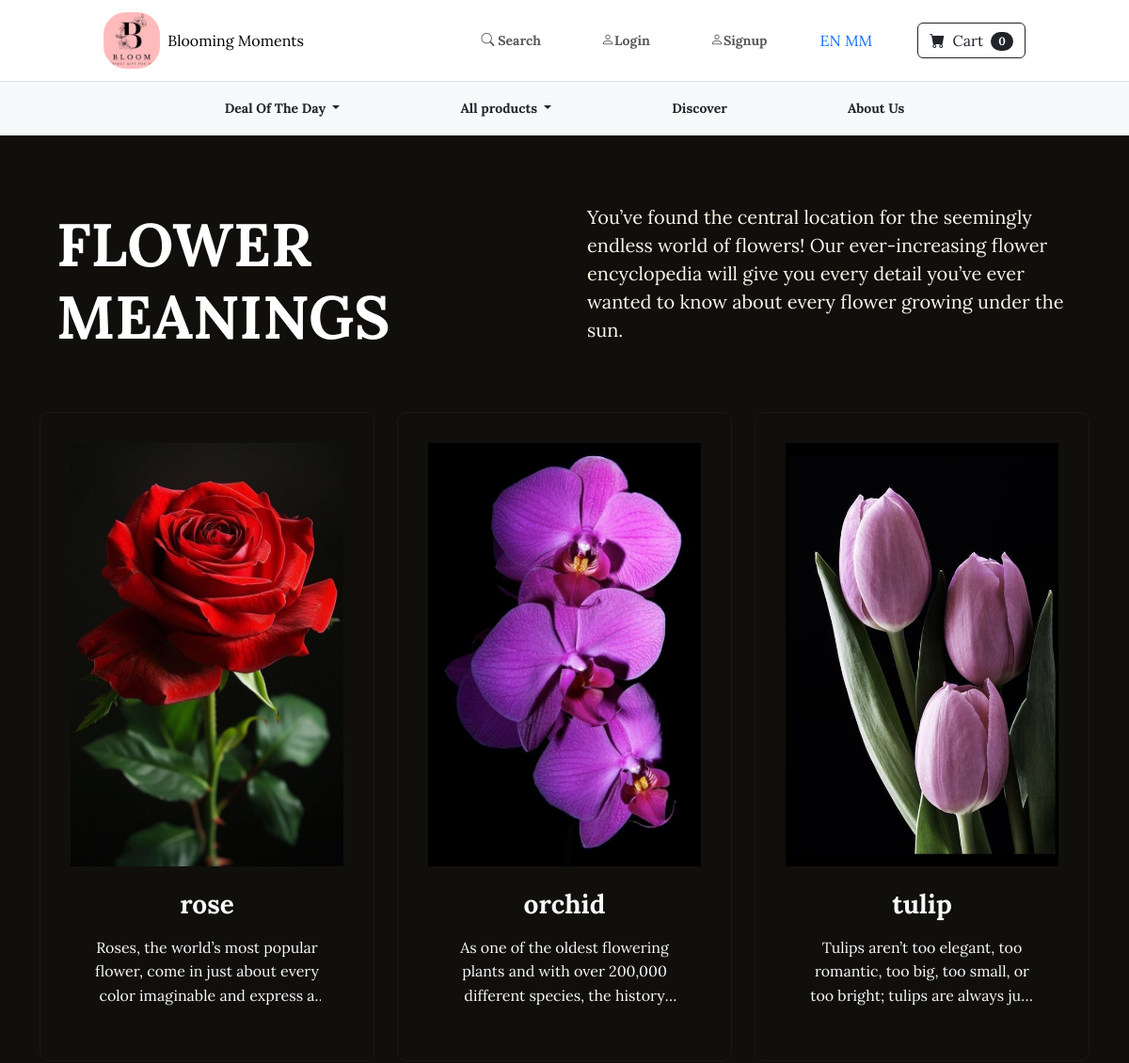
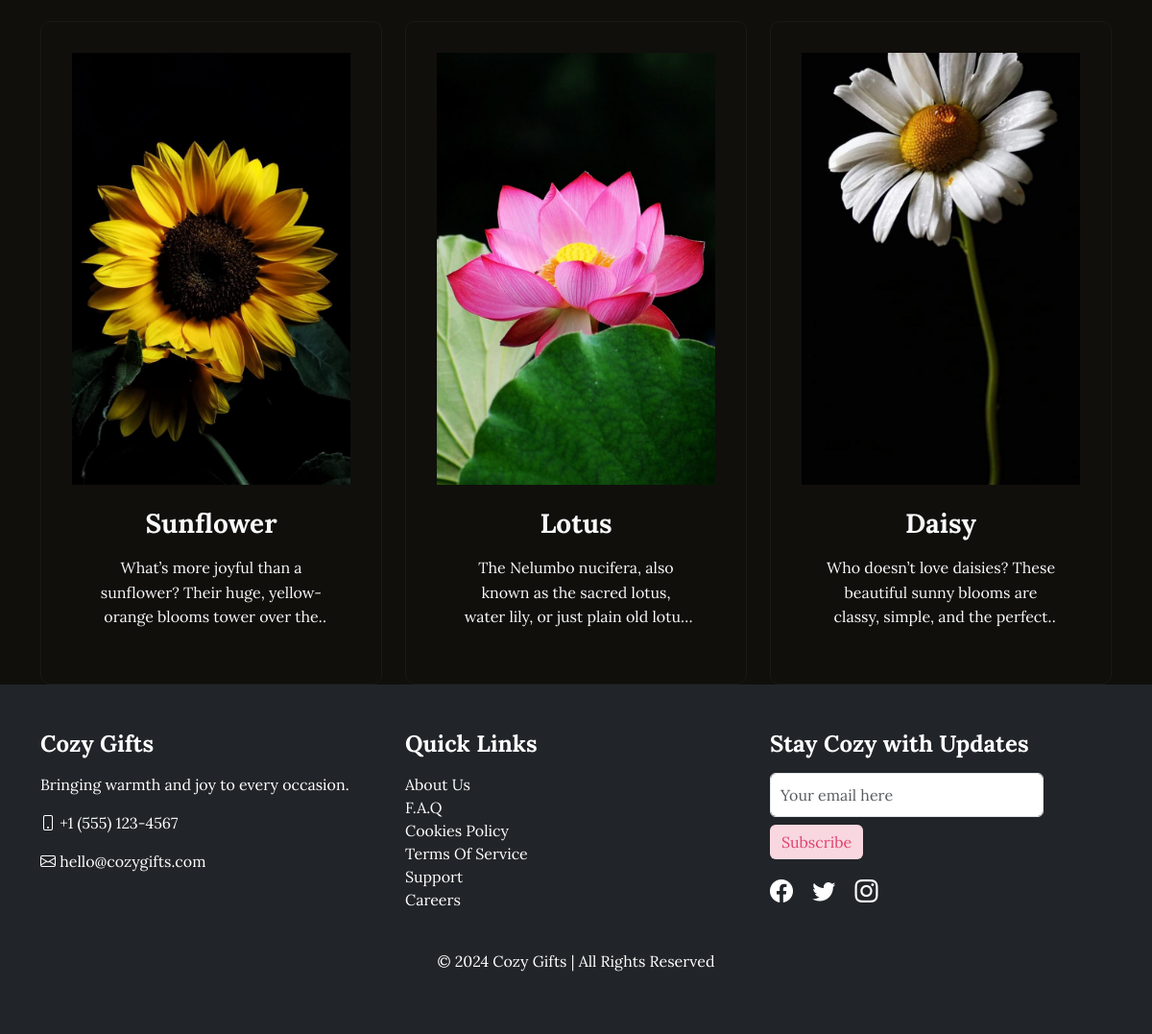
The page /flowerLanding/ on the database its author committed (2 pictures, top to bottom).
### store/models.py (models this page shows, shortened)
class FlowerStories(models.Model):
    name = models.CharField(max_length=100)
    description = models.CharField(max_length=250, default='', blank=True, null=True)
    image = models.ImageField(upload_to='uploads/flower/')
    category = models.ForeignKey(Flower_Categories, on_delete=models.CASCADE, default=1)
    class Meta:
        verbose_name_plural = "Flower Stories"

### store/views.py (the view)
# urls.py: path('flowerLanding/',views.flowerLanding,name="flowerLanding"),
def flowerLanding(request):
  flowers = FlowerStories.objects.all()
  return render(request,"flowerlanding.html",{'flowers':flowers})

### cart/cart.py (called while the page is built)
  def __len__(self):
    return len(self.cart)

### cart/context_processors.py (called while the page is built)
def cart(request):
  return {'cart':Cart(request)}

### store/templates/flowerlanding.html
{% extends 'base.html' %}
{% load static %}
{% block styles %}
<link rel="stylesheet" href="{% static 'css/flowerLanding.css' %}">
{% endblock %}
{% block content %}
<section class="my-flower-landing-fullpage-section py-5">
  <div class="container mt-4 ">
    <div class="row align-items-center g-5">
      <div class="col-md-6">
        <h1 class="display-3 fw-bold text-white">FLOWER MEANINGS</h1>
      </div>
      <div class="col-md-6 position-relative">
        <p class="lead mb-4 text-white-75 ">
          You’ve found the central location for the seemingly endless world of flowers! Our ever-increasing flower
          encyclopedia will give you every detail you’ve ever wanted to know about every flower growing under the sun.
        </p>
      </div>
    </div>
  </div>
</section>
<section class="my-flower-landing-grid-section">
  <div class="container">
    <div class="row g-4 ">
      {% for flower in flowers %}
      <div class="col-lg-4 col-md-6 col-sm-6 col-12">
        <a href="{% url 'flower_detail' flower.name|lower %}" class="card-link">
          <div class="card h-100">
            <div class="card-img-div ratio-4x3">
              <img src="{{ flower.image.url }}"
                   alt="{{ flower.name }}"
                   class="img-fluid object-fit-cover">
            </div>
            <div class="card-body text-center">
              <h3 class="card-title text-light mb-3">{{ flower.name }}</h3>
              <p class="card-description text-light mb-0">
                {{ flower.description|truncatechars:100 }}
              </p>
            </div>
          </div>
        </a>
      </div>
      {% endfor %}
    </div>
  </div>
</section>
  {% endblock %}

### static/css/styles.css (style rules this page uses)
body { font-family: 'Lora', serif; background-color: whitesmoke; margin: 0; padding: 0; }
h1, h2, h3 { font-weight: 700; }
a { text-decoration: none; }
.container { max-width: 1140px; }
img { max-width: 100%; height: auto; }

### static/css/flowerLanding.css (style rules this page uses)
* { margin: 0; padding: 0; box-sizing: border-box; }
.my-flower-landing-fullpage-section { padding: 20px; background-color: #100f0c; color: #fdf5e9; padding: 3rem; }
.card { padding: 2rem; border-radius: 10px; background-color: #100f0c; text-align: center; }
.my-flower-landing-grid-section { background-color: #100f0c; }
.card-link { text-decoration: none; }
.card { border: 1px solid #1a1916 !important; transition: transform 0.3s ease; }
.card-img-div { height: 450px; overflow: hidden; }
.object-fit-cover { object-fit: cover; width: 100%; height: 100%; }
.card-body { padding: 1.5rem; }
.card-description { display: -webkit-box; -webkit-line-clamp: 3; -webkit-box-orient: vertical; overflow: hidden; line-height: 1.6; }

### rows shown on the page
FlowerStories: image (picture), name "rose", description "Roses, the world’s most popular flower, come in just about every color imaginable and express…"
FlowerStories: image (picture), name "orchid", description "As one of the oldest flowering plants and with over 200,000 different species, the…"
FlowerStories: image (picture), name "tulip", description "Tulips aren’t too elegant, too romantic, too big, too small, or too bright; tulips are always…"
FlowerStories: image (picture), name "Sunflower", description "What’s more joyful than a sunflower? Their huge, yellow-orange blooms tower over…"
FlowerStories: image (picture), name "Lotus", description "The Nelumbo nucifera, also known as the sacred lotus, water lily, or just plain…"
FlowerStories: image (picture), name "Daisy", description "Who doesn’t love daisies? These beautiful sunny blooms are classy, simple, and the…"

### other values the page prints
{{ cart|length }} "0"
